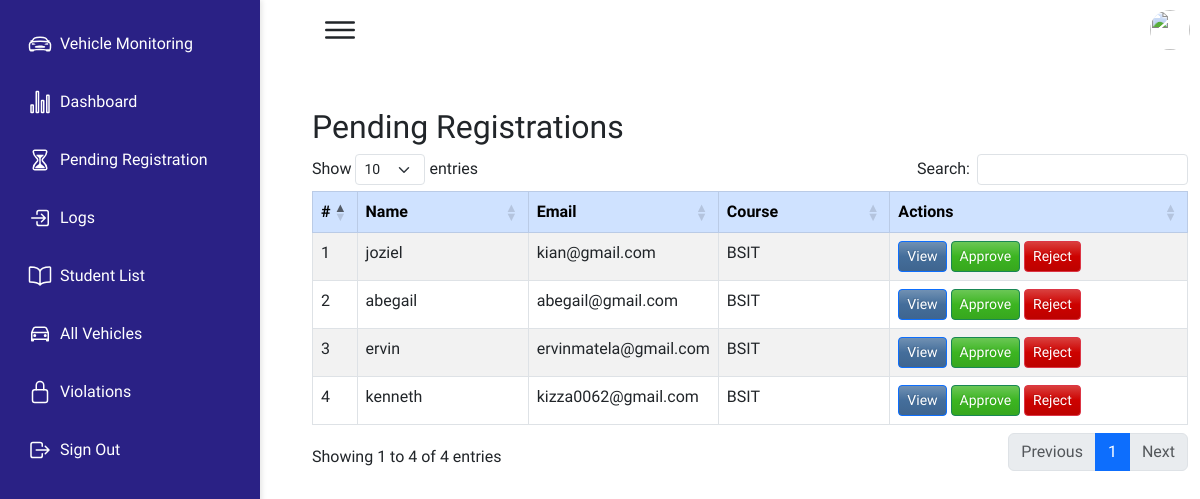
Page /pending-registration (signed in) on the earlier database version.
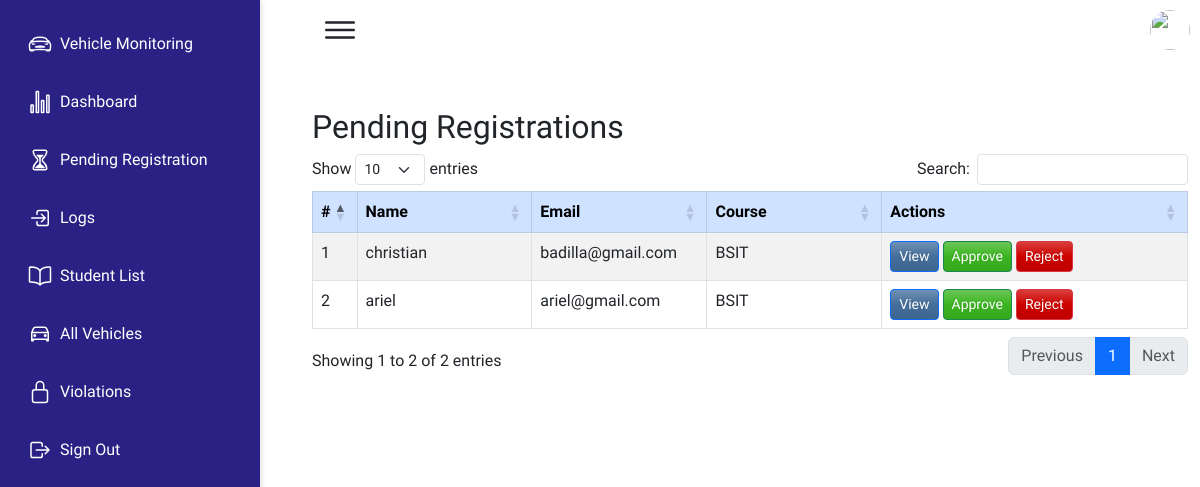
Same page on the later database version.
### qrapp/models.py (models this page shows, shortened)
class Student(models.Model):
    student_id = models.CharField(max_length=20, unique=True)
    username = models.CharField(max_length=50)
    first_name = models.CharField(max_length=50, blank=True, null=True)
    last_name = models.CharField(max_length=50, blank=True, null=True)
    email = models.EmailField(unique=True)
    course = models.CharField(max_length=100)
    year = models.CharField(max_length=10)
    major = models.CharField(max_length=100)
    password = models.CharField(max_length=128, blank=True, null=False)

### qrapp/views.py (the view)
# urls.py: path('pending-registration', views.pending_registration, name='pending-registration'),
def pending_registration(request):
    registrations = Student.objects.all()  # Ensure you're filtering for pending registrations if necessary
    context = {'registrations': registrations}
    return render(request, 'qrapp/pending-registration.html', context)

### qrapp/templates/qrapp/pending-registration.html (shortened to what this page needs)
{% extends "qrapp/base.html" %}
{% load static %}
{% block content %}
<div class="container mt-4">
    <h2>Pending Registrations</h2>
    <table id="registrationsTable" class="table table-striped table-bordered">
        <thead class="table-primary">
            <tr>
                <th>#</th>
                <th>Name</th>
                <th>Email</th>
                <th>Course</th>
                <th>Actions</th>
            </tr>
        </thead>
        <tbody>
            {% for registration in registrations %}
            <tr>
                <td>{{ forloop.counter }}</td>
                <td>{{ registration.username }}</td>
                <td>{{ registration.email }}</td>
                <td>{{ registration.course }}</td>
                <td>
                    <a href="#" class="btn btn-primary btn-sm" data-bs-toggle="modal" data-bs-target="#studentModal"
                       data-id="{{ registration.id }}" data-username="{{ registration.username }}"
                       data-email="{{ registration.email }}" data-first-name="{{ registration.first_name }}"
                       data-last-name="{{ registration.last_name }}" data-course="{{ registration.course }}"
                       data-year="{{ registration.year }}" data-major="{{ registration.major }}"
                       data-or-upload="{{ registration.or_upload.url }}" data-cr-upload="{{ registration.cr_upload.url }}"
                       data-license-upload="{{ registration.license_upload.url }}">View</a>
                    <a href="{% url 'approve_student' registration.id %}" class="btn btn-success btn-sm">Approve</a>
                    <a href="#" class="btn btn-danger btn-sm">Reject</a>
                </td>
            </tr>
            {% empty %}
            <tr>
                <td colspan="5">No pending registrations</td>
            </tr>
            {% endfor %}
        </tbody>
    </table>
</div>
<link href="https://cdn.jsdelivr.net/npm/bootstrap@5.3.0/dist/css/bootstrap.min.css" rel="stylesheet">
<link rel="stylesheet" href="https://cdn.datatables.net/1.13.5/css/dataTables.bootstrap5.min.css">
{% endblock %}

Differences in the rows shown:
removed Student: username "joziel", email "kian@gmail.com", course "BSIT"
removed Student: username "abegail", email "abegail@gmail.com", course "BSIT"
removed Student: username "ervin", email "ervinmatela@gmail.com", course "BSIT"
removed Student: username "kenneth", email "kizza0062@gmail.com", course "BSIT"
added Student: username "christian", email "badilla@gmail.com", course "BSIT"
added Student: username "ariel", email "ariel@gmail.com", course "BSIT"
Other differences:
text written by a page script: "Show entries Search: Showing 1 to 4 of 4 entries Previous 1 Next" → "Show entries Search: Showing 1 to 2 of 2 entries Previous 1 Next"
